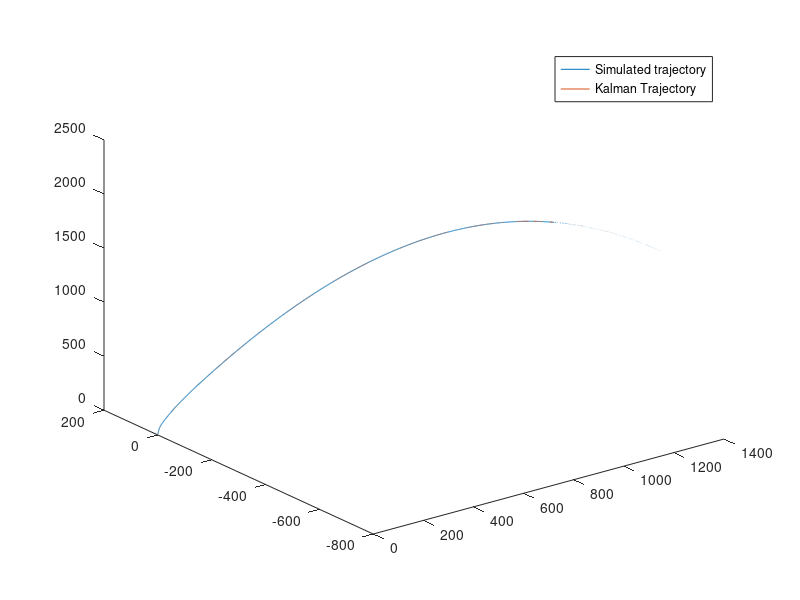

The MATLAB script that drew this image: (Note: this script raises an error after producing the figure.)
%% Post process MATLAB script for navigation code
clc,close all,clear all
%% Settings
calculate_cov_eul = 1; % set equals to zero to not calculate confidance interval of euler angles (takes a while)

%% 
%%read data
state_data = csvread('state_data.csv');
kalman_state_data = csvread('kalman_state_data.csv');

kalman_covariance_diagonal_data = csvread('kalman_covariance_diagonal.csv');
kalman_quat_covariance_data = csvread('kalman_quat_covariance_diagonal.csv');


%% plot trajectory
title("Simulation trajectory visualisation")

plot3(state_data(:,2),state_data(:,3),state_data(:,4))
hold on
plot3(kalman_state_data(:,2),kalman_state_data(:,3),kalman_state_data(:,4))
legend("Simulated trajectory","Kalman Trajectory")

%% error plots
% time vector
tt_kal = kalman_state_data(:,1);

% interpolate messages in a common time vector
interp_state_x = interp1(state_data(:,1),state_data(:,2),tt_kal);
interp_state_y = interp1(state_data(:,1),state_data(:,3),tt_kal);
interp_state_z = interp1(state_data(:,1),state_data(:,4),tt_kal);

interp_state_vel_x = interp1(state_data(:,1),state_data(:,5),tt_kal);
interp_state_vel_y = interp1(state_data(:,1),state_data(:,6),tt_kal);
interp_state_vel_z = interp1(state_data(:,1),state_data(:,7),tt_kal);

interp_state_mass = interp1(state_data(:,1),state_data(:,15),tt_kal);

% calculate errors
err_x = kalman_state_data(:,2)-interp_state_x;
err_y = kalman_state_data(:,3)-interp_state_y;
err_z = kalman_state_data(:,4)-interp_state_z;

err_vel_x = kalman_state_data(:,5)-interp_state_vel_x;
err_vel_y = kalman_state_data(:,6)-interp_state_vel_y;
err_vel_z = kalman_state_data(:,7)-interp_state_vel_z;

err_mass = kalman_state_data(:,15)-interp_state_mass;


%%  error Plot config
figure
tiledlayout(4,3)


Z_confidance = 2.576; % 99% interval

%% err_x
nexttile
hold on
plot(tt_kal,err_x);
plot(tt_kal,Z_confidance*sqrt(kalman_covariance_diagonal_data(:,2)));
plot(tt_kal,-Z_confidance*sqrt(kalman_covariance_diagonal_data(:,2)));
xlabel("time [s]")
ylabel("error [m]")
title("Kalman error in position x")

%% err_y
nexttile
hold on
plot(tt_kal,err_y);
title("Kalman error in position y")
plot(tt_kal,Z_confidance*sqrt(kalman_covariance_diagonal_data(:,3)));
plot(tt_kal,-Z_confidance*sqrt(kalman_covariance_diagonal_data(:,3)));
xlabel("time [s]")
ylabel("error [m]")


%% err_z
nexttile
hold on
title("Kalman error in position z")
plot(tt_kal,err_z);
plot(tt_kal,Z_confidance*sqrt(kalman_covariance_diagonal_data(:,4)));
plot(tt_kal,-Z_confidance*sqrt(kalman_covariance_diagonal_data(:,4)));
xlabel("time [s]")
ylabel("error [m]")

%% err_vel_x
nexttile
hold on
plot(tt_kal,err_vel_x);
title("Kalman error in velocity x (Inertial frame)")
plot(tt_kal,Z_confidance*sqrt(kalman_covariance_diagonal_data(:,5)));
plot(tt_kal,-Z_confidance*sqrt(kalman_covariance_diagonal_data(:,5)));
xlabel("time [s]")
ylabel("error [m/s]")

%% err_vel_y
nexttile
hold on
plot(tt_kal,err_vel_y);
title("Kalman error in velocity y (Inertial frame)")
plot(tt_kal,Z_confidance*sqrt(kalman_covariance_diagonal_data(:,6)));
plot(tt_kal,-Z_confidance*sqrt(kalman_covariance_diagonal_data(:,6)));
xlabel("time [s]")
ylabel("error [m/s]")

%% err_vel_z
nexttile
hold on
plot(tt_kal,err_vel_z);
plot(tt_kal,Z_confidance*sqrt(kalman_covariance_diagonal_data(:,7)));
plot(tt_kal,-Z_confidance*sqrt(kalman_covariance_diagonal_data(:,7)));
title("Kalman error in velocity z (Inertial frame)")
xlabel("time [s]")
ylabel("error [m/s]")

%% attitude

%get quaternion data from state
quat_kal = [kalman_state_data(:,11),kalman_state_data(:,8),kalman_state_data(:,9),kalman_state_data(:,10)]; % [qw,qx,qy,qz]

interp_qw = interp1(state_data(:,1),state_data(:,11),tt_kal);
interp_qx = interp1(state_data(:,1),state_data(:,8),tt_kal);
interp_qy = interp1(state_data(:,1),state_data(:,9),tt_kal);
interp_qz = interp1(state_data(:,1),state_data(:,10),tt_kal);
quat_sim = [interp_qw,interp_qx,interp_qy,interp_qz];% [qw,qx,qy,qz]

% calculate euler angles covariances based on quaternion covariance

syms q0 q1 q2 q3
f = jacobian([atan(2*(q0*q3+q1*q2)/(1-2*(q2^2 + q3^2)));asin(2*(q0*q2-q3*q1));atan((2*(q0*q1+q2*q3))/(1-2*(q1^2+q2^2)))],[q0 q1 q2 q3]);

if calculate_cov_eul ==1
    P_quat = zeros(4,4,size(kalman_quat_covariance_data(:,1),1));
    P_eul = zeros(3,3,size(kalman_quat_covariance_data(:,1),1));
    std_eul1 = zeros(1,size(kalman_quat_covariance_data(:,1),1));
    std_eul2 = zeros(1,size(kalman_quat_covariance_data(:,1),1));
    std_eul3 = zeros(1,size(kalman_quat_covariance_data(:,1),1));

    
    for k = 1:size(kalman_quat_covariance_data(:,1),1)
        %P_quat(:,:,k) = [kalman_quat_covariance_data(k,17),kalman_quat_covariance_data(k,14),kalman_quat_covariance_data(k,15),kalman_quat_covariance_data(k,16);...
        %                 kalman_quat_covariance_data(k,5),kalman_quat_covariance_data(k,2),kalman_quat_covariance_data(k,3),kalman_quat_covariance_data(k,4);...
        %                 kalman_quat_covariance_data(k,9),kalman_quat_covariance_data(k,6),kalman_quat_covariance_data(k,7),kalman_quat_covariance_data(k,8);...
        %                 kalman_quat_covariance_data(k,13),kalman_quat_covariance_data(k,10),kalman_quat_covariance_data(k,11),kalman_quat_covariance_data(k,12)];
        P_quat(:,:,k) = diag([kalman_covariance_diagonal_data(k,11),kalman_covariance_diagonal_data(k,8),kalman_covariance_diagonal_data(k,9),kalman_covariance_diagonal_data(k,10)]);
        %P_quat(:,:,k) = (P_quat(:,:,k) + P_quat(:,:,k)')/2;
        Jac = subs(f,[q0 q1 q2 q3],[kalman_state_data(k,11),kalman_state_data(k,8),kalman_state_data(k,9),kalman_state_data(k,10)]);
        P_eul(:,:,k) = double(Jac*P_quat(:,:,k)*(Jac'));
   
        std_eul1(k) = sqrt(P_eul(1,1,k));
        std_eul2(k) = sqrt(P_eul(2,2,k));
        std_eul3(k) = sqrt(P_eul(3,3,k));
    end 
end


%transform to euler angles (ZYX euler: psi,theta,phi)

eul_sim = quat2eul(quat_sim)*(180/pi);
eul_kal= quat2eul(quat_kal)*(180/pi);

err_eul = (eul_kal-eul_sim);

nexttile
hold on
plot(tt_kal,err_eul(:,1));
title("Kalman error in euler \psi")
if calculate_cov_eul == 1
    plot(tt_kal,Z_confidance*std_eul1*(180/pi));
    plot(tt_kal,-Z_confidance*std_eul1*(180/pi));
end

xlabel("time [s]")
ylabel("error [deg]")

nexttile
hold on
plot(tt_kal,err_eul(:,2));
title("Kalman error in euler \theta")
if calculate_cov_eul == 1
    plot(tt_kal,Z_confidance*std_eul2*(180/pi));
    plot(tt_kal,-Z_confidance*std_eul2*(180/pi));
end

xlabel("time [s]")
ylabel("error [deg]")

nexttile
hold on
plot(tt_kal,err_eul(:,3));
title("Kalman error in euler \phi")
xlabel("time [s]")
ylabel("error [deg]")
if calculate_cov_eul == 1
    plot(tt_kal,Z_confidance*std_eul3*(180/pi));
    plot(tt_kal,-Z_confidance*std_eul3*(180/pi));
end

%% err_mass
nexttile
hold on
plot(tt_kal,err_mass);
plot(tt_kal,Z_confidance*sqrt(kalman_covariance_diagonal_data(:,15)));
plot(tt_kal,-Z_confidance*sqrt(kalman_covariance_diagonal_data(:,15)));
title("Kalman error in mass")
xlabel("time [s]")
ylabel("error [Kg]")

%% Euler angles plot
figure
title("Euler angles (ZYX) in degrees")
hold on
plot(tt_kal,eul_sim(:,1));
plot(tt_kal,eul_sim(:,2));
plot(tt_kal,eul_sim(:,3));
plot(tt_kal,eul_kal(:,1));
plot(tt_kal,eul_kal(:,2));
plot(tt_kal,eul_kal(:,3));
legend("\psi_{sim}","\theta_{sim}","\phi_{sim}","\psi_{kal}","\theta_{kal}","\phi_{kal}")

%%
